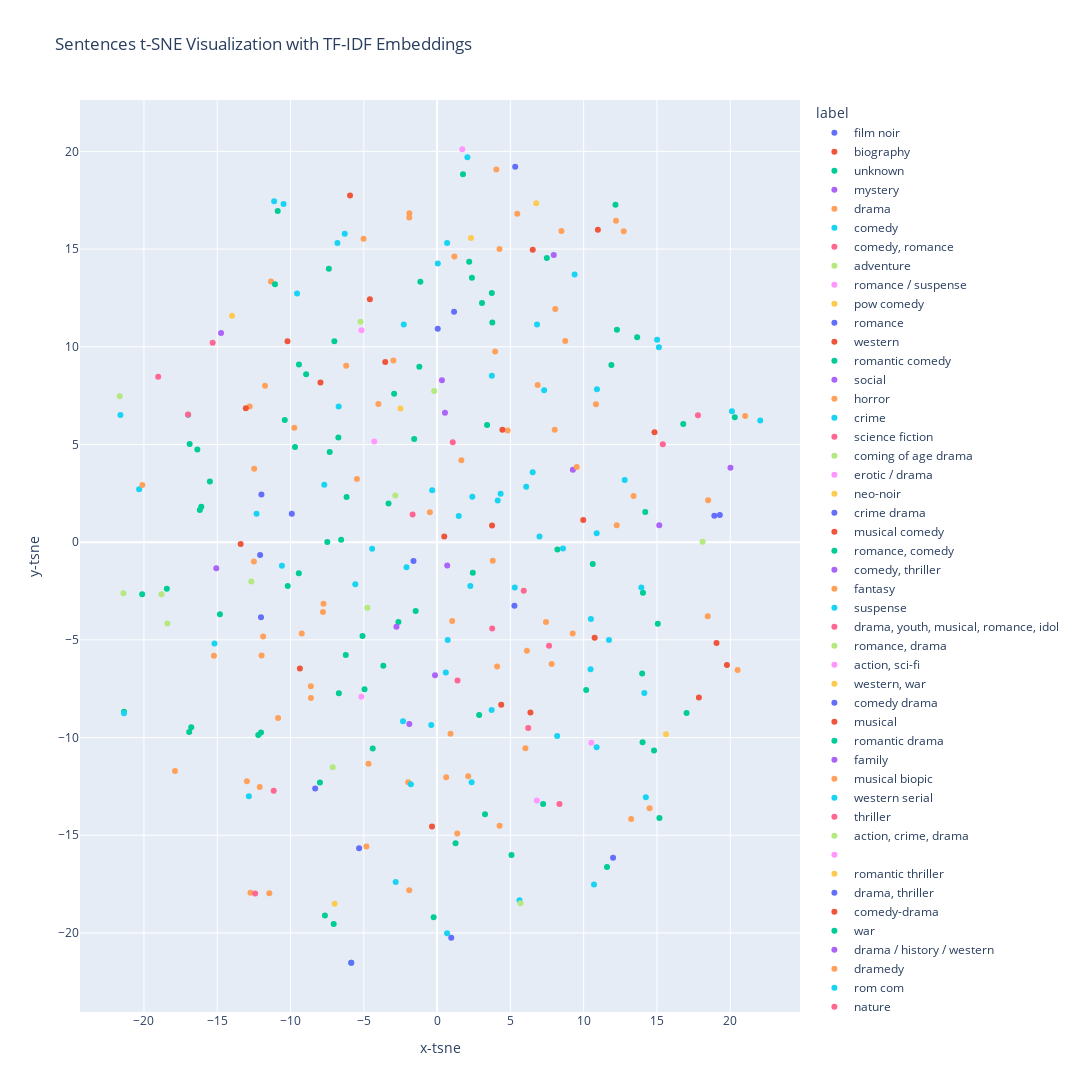

The cell this chart's notebook holds for it:
### Code cell
tsne = TSNE(n_components=2, random_state=42, perplexity=30, max_iter=1000)
X_tsne = tsne.fit_transform(tfidf_emb_arr)

tfidf_df['text'] = tfidf_df['text'].apply(lambda x: " ".join(x.split()[:5]) + "...")

# Add t-SNE results to the DataFrame
tfidf_df["x-tsne"] = X_tsne[:, 0]
tfidf_df["y-tsne"] = X_tsne[:, 1]

# Create interactive scatter plot
fig_tfidf = px.scatter(
    tfidf_df,
    x="x-tsne",
    y="y-tsne",
    color="label",
    hover_data={"text": True, "label": True},
    title="Sentences t-SNE Visualization with TF-IDF Embeddings",
    width=1200,
    height=1200,
)
# Show plot

fig_tfidf.show()
